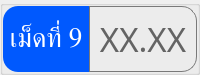
                     <widget class="QGroupBox" name="thickness_val_group_9">
                      <property name="minimumSize">
                       <size>
                        <width>0</width>
                        <height>0</height>
                       </size>
                      </property>
                      <property name="maximumSize">
                       <size>
                        <width>16777215</width>
                        <height>60</height>
                       </size>
                      </property>
                      <property name="styleSheet">
                       <string notr="true">color: rgb(255, 255, 255);</string>
                      </property>
                      <layout class="QHBoxLayout" name="horizontalLayout_29">
                       <property name="spacing">
                        <number>0</number>
                       </property>
                       <property name="leftMargin">
                        <number>0</number>
                       </property>
                       <property name="topMargin">
                        <number>0</number>
                       </property>
                       <property name="rightMargin">
                        <number>0</number>
                       </property>
                       <property name="bottomMargin">
                        <number>0</number>
                       </property>
                       <item>
                        <widget class="QLabel" name="thickness_val_title_9">
                         <property name="minimumSize">
                          <size>
                           <width>80</width>
                           <height>0</height>
                          </size>
                         </property>
                         <property name="maximumSize">
                          <size>
                           <width>110</width>
                           <height>16777215</height>
                          </size>
                         </property>
                         <property name="font">
                          <font>
                           <family>Kanit</family>
                           <pointsize>20</pointsize>
                           <italic>false</italic>
                           <bold>false</bold>
                           <underline>false</underline>
                           <strikeout>false</strikeout>
                          </font>
                         </property>
                         <property name="styleSheet">
                          <string notr="true">background-color: #0059fe;
border-top-left-radius: 15px;
border-bottom-left-radius: 15px;</string>
                         </property>
                         <property name="text">
                          <string>เม็ดที่ 9</string>
                         </property>
                         <property name="alignment">
                          <set>Qt::AlignmentFlag::AlignCenter</set>
                         </property>
                        </widget>
                       </item>
                       <item>
                        <widget class="QFrame" name="thickness_val_frame_9">
                         <property name="minimumSize">
                          <size>
                           <width>0</width>
                           <height>0</height>
                          </size>
                         </property>
                         <property name="styleSheet">
                          <string notr="true">border: solid;
border-width: 1px;
border-color: rgb(121, 121, 121);
border-top-right-radius: 15px;
border-bottom-right-radius: 15px;</string>
                         </property>
                         <property name="frameShape">
                          <enum>QFrame::Shape::StyledPanel</enum>
                         </property>
                         <property name="frameShadow">
                          <enum>QFrame::Shadow::Raised</enum>
                         </property>
                         <layout class="QHBoxLayout" name="horizontalLayout_30">
                          <item>
                           <widget class="QPushButton" name="thickness_val_9">
                            <property name="font">
                             <font>
                              <family>Kanit</family>
                              <pointsize>25</pointsize>
                             </font>
                            </property>
                            <property name="styleSheet">
                             <string notr="true">border: none;
color: rgb(100, 100, 100);</string>
                            </property>
                            <property name="text">
                             <string>XX.XX</string>
                            </property>
                           </widget>
                          </item>
                         </layout>
                        </widget>
                       </item>
                      </layout>
                     </widget>
